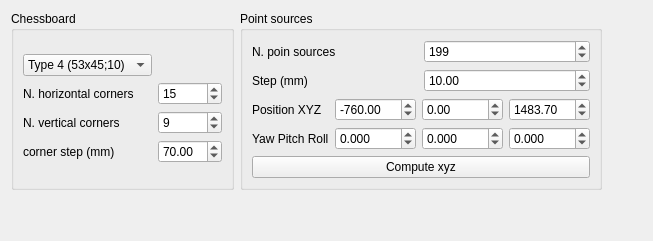
     <widget class="QWidget" name="tab_1">
      <attribute name="title">
       <string>Texture</string>
      </attribute>
      <layout class="QVBoxLayout" name="verticalLayout_24">
       <item>
        <layout class="QHBoxLayout" name="horizontalLayout_21">
         <item>
          <widget class="QGroupBox" name="groupBox_5">
           <property name="title">
            <string>Chessboard</string>
           </property>
           <layout class="QVBoxLayout" name="verticalLayout_23">
            <item>
             <layout class="QGridLayout" name="gridLayout_7">
              <item row="1" column="0">
               <widget class="QLabel" name="label_46">
                <property name="text">
                 <string>N. horizontal corners</string>
                </property>
               </widget>
              </item>
              <item row="1" column="1">
               <widget class="QSpinBox" name="sB_nCornHor">
                <property name="value">
                 <number>15</number>
                </property>
               </widget>
              </item>
              <item row="3" column="0">
               <widget class="QLabel" name="label_49">
                <property name="text">
                 <string>corner step (mm)</string>
                </property>
               </widget>
              </item>
              <item row="2" column="1">
               <widget class="QSpinBox" name="sB_nCornVer">
                <property name="value">
                 <number>9</number>
                </property>
               </widget>
              </item>
              <item row="2" column="0">
               <widget class="QLabel" name="label_47">
                <property name="text">
                 <string>N. vertical corners</string>
                </property>
               </widget>
              </item>
              <item row="3" column="1">
               <widget class="QDoubleSpinBox" name="dSB_cornerStep">
                <property name="maximum">
                 <double>999.990000000000009</double>
                </property>
                <property name="value">
                 <double>70.000000000000000</double>
                </property>
               </widget>
              </item>
              <item row="0" column="0">
               <widget class="QComboBox" name="comboBox_chessType">
                <property name="currentIndex">
                 <number>3</number>
                </property>
                <item>
                 <property name="text">
                  <string>Type 1 (37x17;25)</string>
                 </property>
                </item>
                <item>
                 <property name="text">
                  <string>Type 2 (15x9;70)</string>
                 </property>
                </item>
                <item>
                 <property name="text">
                  <string>Type 3 (26x21;20)</string>
                 </property>
                </item>
                <item>
                 <property name="text">
                  <string>Type 4 (53x45;10)</string>
                 </property>
                </item>
                <item>
                 <property name="text">
                  <string>Type 5 (45x29;25)</string>
                 </property>
                </item>
               </widget>
              </item>
             </layout>
            </item>
           </layout>
          </widget>
         </item>
         <item>
          <widget class="QGroupBox" name="groupBox_6">
           <property name="title">
            <string>Point sources</string>
           </property>
           <layout class="QVBoxLayout" name="verticalLayout_17">
            <item>
             <layout class="QHBoxLayout" name="horizontalLayout_22">
              <item>
               <layout class="QVBoxLayout" name="verticalLayout_5">
                <item>
                 <layout class="QHBoxLayout" name="horizontalLayout_11">
                  <item>
                   <widget class="QLabel" name="label_2">
                    <property name="text">
                     <string>N. poin sources</string>
                    </property>
                   </widget>
                  </item>
                  <item>
                   <widget class="QSpinBox" name="spinBox_NpSources">
                    <property name="maximum">
                     <number>999</number>
                    </property>
                    <property name="value">
                     <number>199</number>
                    </property>
                   </widget>
                  </item>
                 </layout>
                </item>
                <item>
                 <layout class="QHBoxLayout" name="horizontalLayout_20">
                  <item>
                   <widget class="QLabel" name="label_4">
                    <property name="text">
                     <string>Step (mm)</string>
                    </property>
                   </widget>
                  </item>
                  <item>
                   <widget class="QDoubleSpinBox" name="dSB_pSourceStep">
                    <property name="value">
                     <double>10.000000000000000</double>
                    </property>
                   </widget>
                  </item>
                 </layout>
                </item>
               </layout>
              </item>
             </layout>
            </item>
            <item>
             <layout class="QGridLayout" name="gridLayout_6">
              <item row="0" column="2">
               <widget class="QDoubleSpinBox" name="dSB_Ys">
                <property name="decimals">
                 <number>2</number>
                </property>
                <property name="minimum">
                 <double>-10000.000000000000000</double>
                </property>
                <property name="maximum">
                 <double>10000.000000000000000</double>
                </property>
                <property name="value">
                 <double>0.000000000000000</double>
                </property>
               </widget>
              </item>
              <item row="1" column="3">
               <widget class="QDoubleSpinBox" name="dSB_Roll_s">
                <property name="decimals">
                 <number>3</number>
                </property>
                <property name="minimum">
                 <double>-360.000000000000000</double>
                </property>
                <property name="maximum">
                 <double>360.000000000000000</double>
                </property>
                <property name="value">
                 <double>0.000000000000000</double>
                </property>
               </widget>
              </item>
              <item row="1" column="2">
               <widget class="QDoubleSpinBox" name="dSB_Pitch_s">
                <property name="decimals">
                 <number>3</number>
                </property>
                <property name="minimum">
                 <double>-360.000000000000000</double>
                </property>
                <property name="maximum">
                 <double>360.000000000000000</double>
                </property>
                <property name="value">
                 <double>0.000000000000000</double>
                </property>
               </widget>
              </item>
              <item row="1" column="1">
               <widget class="QDoubleSpinBox" name="dSB_Yaw_s">
                <property name="decimals">
                 <number>3</number>
                </property>
                <property name="minimum">
                 <double>-360.000000000000000</double>
                </property>
                <property name="maximum">
                 <double>360.000000000000000</double>
                </property>
                <property name="value">
                 <double>0.000000000000000</double>
                </property>
               </widget>
              </item>
              <item row="0" column="1">
               <widget class="QDoubleSpinBox" name="dSB_Xs">
                <property name="decimals">
                 <number>2</number>
                </property>
                <property name="minimum">
                 <double>-10000.000000000000000</double>
                </property>
                <property name="maximum">
                 <double>10000.000000000000000</double>
                </property>
                <property name="singleStep">
                 <double>1.000000000000000</double>
                </property>
                <property name="value">
                 <double>-760.000000000000000</double>
                </property>
               </widget>
              </item>
              <item row="1" column="0">
               <widget class="QLabel" name="label_20">
                <property name="text">
                 <string>Yaw Pitch Roll</string>
                </property>
               </widget>
              </item>
              <item row="0" column="3">
               <widget class="QDoubleSpinBox" name="dSB_Zs">
                <property name="decimals">
                 <number>2</number>
                </property>
                <property name="minimum">
                 <double>-10000.000000000000000</double>
                </property>
                <property name="maximum">
                 <double>10000.000000000000000</double>
                </property>
                <property name="value">
                 <double>1483.700000000000045</double>
                </property>
               </widget>
              </item>
              <item row="0" column="0">
               <widget class="QLabel" name="label_22">
                <property name="text">
                 <string>Position XYZ</string>
                </property>
               </widget>
              </item>
             </layout>
            </item>
            <item>
             <widget class="QPushButton" name="pushButton_compSou">
              <property name="text">
               <string>Compute xyz</string>
              </property>
             </widget>
            </item>
           </layout>
          </widget>
         </item>
         <item>
          <spacer name="horizontalSpacer_2">
           <property name="orientation">
            <enum>Qt::Horizontal</enum>
           </property>
           <property name="sizeHint" stdset="0">
            <size>
             <width>40</width>
             <height>20</height>
            </size>
           </property>
          </spacer>
         </item>
        </layout>
       </item>
       <item>
        <spacer name="verticalSpacer">
         <property name="orientation">
          <enum>Qt::Vertical</enum>
         </property>
         <property name="sizeHint" stdset="0">
          <size>
           <width>20</width>
           <height>40</height>
          </size>
         </property>
        </spacer>
       </item>
      </layout>
     </widget>
